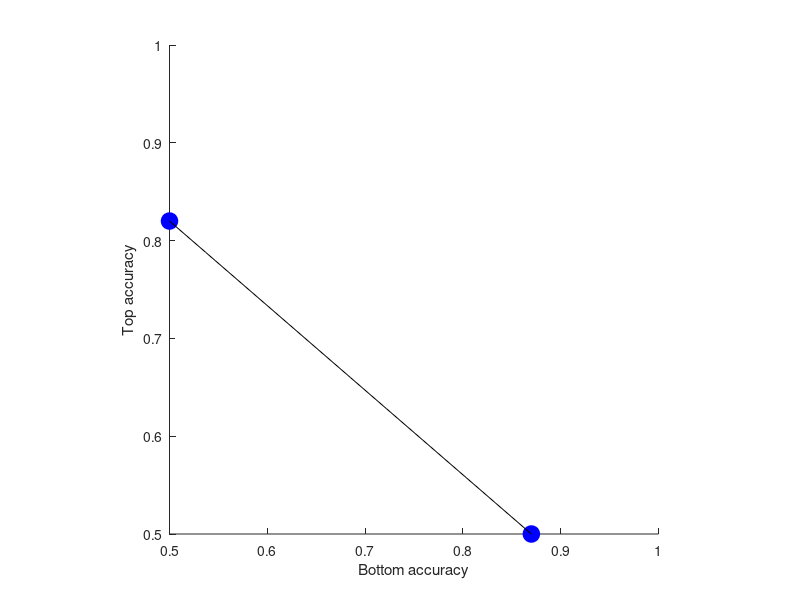

The MATLAB script that drew this image:
%% test the simple serial model as described in the manuscript 
% Plot the diagonal line prediction in the AOC 

%proportion of trials both stimuli are processed
w = 0; 

%example accuracy levels for top and bottom stimulus 
singleTaskAgs = [0.82 0.87]; 

%vary the proportion of trials that stimulus 1 is processed 'first' 
vs = 0:0.1:1;
nPs = length(vs);

dualAgs = NaN(2,nPs);

for pi = 1:nPs
    
    for si=1:2 %task side
        if si==1
            pProcessFirst = vs(pi);
        else
            pProcessFirst = 1-vs(pi);
        end
        dualAgs(si,pi) = w*singleTaskAgs(si) + (1-w)*(pProcessFirst*singleTaskAgs(si) + 0.5*(1-pProcessFirst));
    end
end


figure; hold on;
plot(0.5, singleTaskAgs(1), 'o','MarkerSize',12,'MarkerEdgeColor','b','MarkerFaceColor','b');
plot(singleTaskAgs(2), 0.5, 'o','MarkerSize',12,'MarkerEdgeColor','b','MarkerFaceColor','b');

plot(dualAgs(2,:),dualAgs(1,:), 'k-');

xlim([0.5 1]); ylim([0.5 1]);

xlabel('Bottom accuracy'); 
ylabel('Top accuracy');
axis square

%% equivalently
% for pi = 1:nPs
%     
%     for si=1:2 %task side
%         if si==1
%             pProcess = (1-w)*vs(pi) + w;
%         else
%             pProcess = w+(1-w)*(1-vs(pi));
%         end
%         dualAgs(si,pi) = singleTaskAgs(si)*pProcess + 0.5*(1-pProcess);
%     end
% end